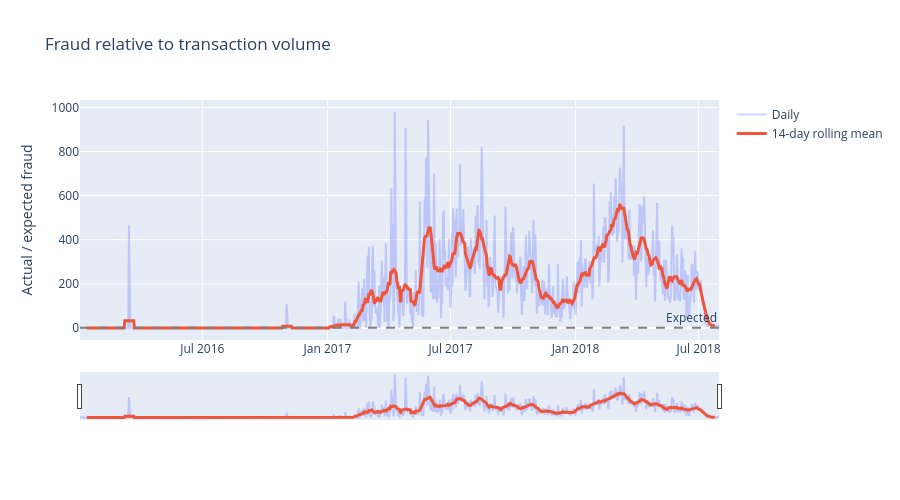

The notebook cell this image was saved under:
### Code cell
import plotly.graph_objects as go

fig = go.Figure()

fig.add_trace(go.Scatter(
    x=daily.index, y=daily['fraud_per_10k'],
    mode='lines', name='Daily', opacity=0.3
))
fig.add_trace(go.Scatter(
    x=daily.index, y=daily['fraud_per_10k'].rolling(14, center=True).mean(),
    mode='lines', name='14-day rolling mean', line=dict(width=3)
))
fig.add_hline(y=1, line_dash='dash', line_color='gray',
              annotation_text='Expected')

fig.update_layout(
    title='Fraud relative to transaction volume',
    yaxis_title='Actual / expected fraud',
    hovermode='x unified',
    height=500
)
fig.update_xaxes(rangeslider_visible=True)
fig.show()

### Figure 1 — Plotly figure (JSON) as saved in the notebook; plotly's stock layout.template omitted (floating-point values rounded to 4 significant figures; data arrays with more than 128 entries replaced by an {"elided": "..."} marker saying what was removed)
{"data": [{"mode": "lines", "name": "Daily", "opacity": 0.3, "type": "scatter", "x": {"elided": "938 str values"}, "y": {"elided": "938 float values"}}, {"line": {"width": 3}, "mode": "lines", "name": "14-day rolling mean", "type": "scatter", "x": {"elided": "938 str values"}, "y": {"elided": "938 float values"}}], "layout": {"annotations": [{"showarrow": false, "text": "Expected", "x": 1, "xanchor": "right", "xref": "x domain", "y": 1, "yanchor": "bottom", "yref": "y"}], "height": 500, "hovermode": "x unified", "shapes": [{"line": {"color": "gray", "dash": "dash"}, "type": "line", "x0": 0, "x1": 1, "xref": "x domain", "y0": 1, "y1": 1, "yref": "y"}], "title": {"text": "Fraud relative to transaction volume"}, "xaxis": {"rangeslider": {"visible": true}}, "yaxis": {"title": {"text": "Actual / expected fraud"}}}}
